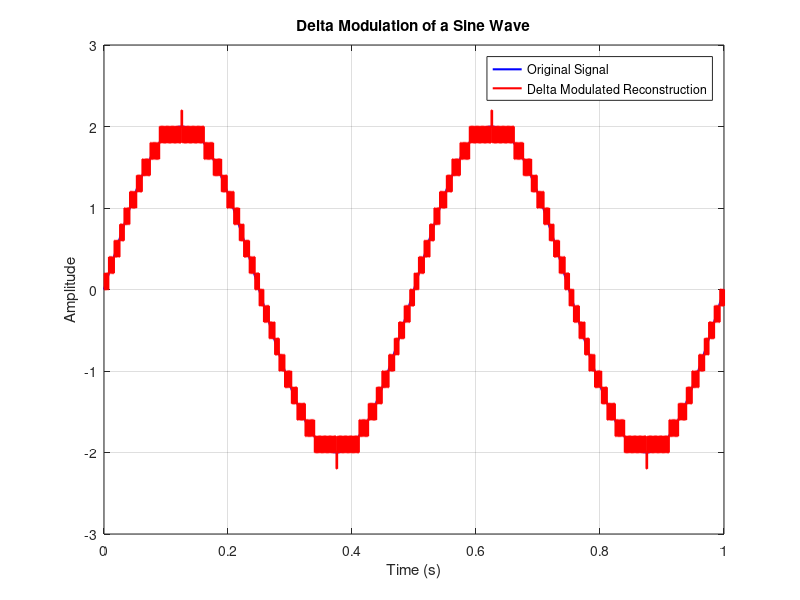

Write the MATLAB code that produced this figure.
clc;
clear;

% Parameters
fs = 1000;                    % Sampling frequency
t = 0:1/fs:1;     
Am =2;           % Time vector
x =  Am*sin(2*pi*2*t);           % Input signal (sine wave)
delta = 0.2;                 % Step size

% Initialization
x_dm = zeros(size(x));       % Delta modulated signal (reconstructed)
 % Output bitstream (0 or 1)

for i = 2:length(x)
    if x(i) > x_dm(i-1)
        
        x_dm(i) = x_dm(i-1) + delta; 
    else
        
        x_dm(i) = x_dm(i-1) - delta;
    end
end

% Plot input and reconstructed signal
figure;
plot(t, x, 'b', 'LineWidth', 1.5); hold on;
stairs(t, x_dm, 'r', 'LineWidth', 1.5);
xlabel('Time (s)');
ylabel('Amplitude');
title('Delta Modulation of a Sine Wave');
legend('Original Signal', 'Delta Modulated Reconstruction');
grid on;
